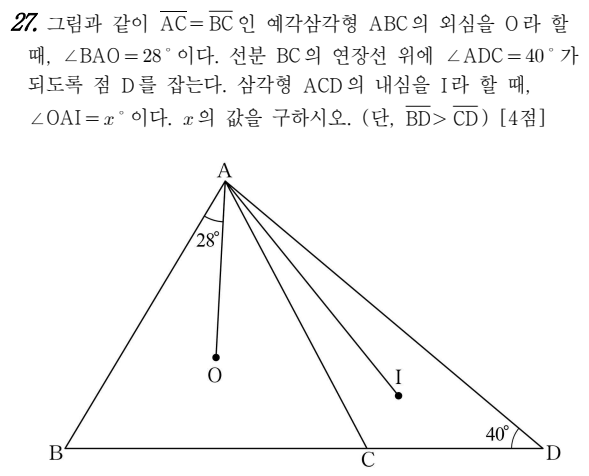
#> input picture img/go1m/000_27.png, 589 x 476 px
$ python -i build_sol.py   (imports and definitions only)
#> lines starting #> are read from the running program, lines starting #| are printed output that depends on the picture; after the words box and inside, x2 and y2 are one past the last pixel; in counts of white or black regions, pixels touching at a corner belong together
#> further down, picture is the input picture: PIL image 589x476 L; min 0, max 255, mean 247.2
# -*- coding: utf-8 -*-
"""해설지를 문항별로 잘라 그림으로 만든다.

해설은 여러 단(段)으로 짜여 있고, 각 문항은 «12. [출제의도] …» 로 시작한다.
   ① 빈 세로 띠를 찾아 단을 나눈다
   ② 단 안에서 «번호. [출제의도]» 줄을 찾는다
   ③ 그 줄부터 다음 줄(또는 단 끝)까지를 잘라 낸다
쪽을 넘어 이어지는 문항은 조각을 세로로 이어 붙인다.
"""
import sys, os, re, json, glob, collections
sys.path.insert(0, os.path.dirname(os.path.abspath(__file__)))
import pypdfium2 as pdfium
from PIL import Image
import layout

HERE = os.path.dirname(os.path.abspath(__file__))
APP = os.path.dirname(HERE)
DB = os.path.abspath(os.path.join(APP, '..', '데이터베이스'))   # 해설은 DB\해설 (2026-11-14 정리)
OUT = os.path.join(APP, 'img', '해설')

ANCHOR = re.compile(r'^\s*(\d{1,2})\s*\.\s*\[\s*출제의도\s*\]')
# 선택과목이 바뀌는 자리 표시. 「[확률과 통계]」처럼 괄호를 치기도 하지만,
# 「확률과 통계 정답」·「미적분 해설」처럼 괄호 없이 쓴 해설지가 더 많았다.
# 괄호만 보다가 2022·2023·2025년 7월 고3에서 세 과목 해설이 한 그림에 들어갔다.
SECT = re.compile(r'\[\s*(확률과\s*통계|미적분|기하)\s*\]'
                  r'|(확률과\s*통계|미적분|기하)\s*(?:정답|해설)')
SCALE = 2.4          # 그림 해상도
PAD = 4.0            # 잘라낼 때 둘레 여백(pt)

HOW_MANY = int(os.environ.get('SOL_N', '20'))    # 이번에 만들 회차 수 (최근 것부터)


# [75 lines left out: function pick_jobs, not called in this run]


JOBS = None          # main() 에서 채운다


# [40 lines left out: functions rule_cols, find_cols, not called in this run]


# 쪽 맨 위의 판형 글씨 — 「2026학년도 9월 / 전국연합학력평가 / 정답 및 해설 / 고1」.
# 해설이 쪽을 넘어 이어질 때 이것이 통째로 딸려 들어가, 풀이 한가운데에
# 「정답 및 해설」이 큼직하게 박혔다 (2026년 9월 고1 7번이 그랬다).
#
# 자리만 보고 자르면 위험하다. 어떤 해설지는 머리말과 본문이 한 줄에 섞여
# 「수학 영역에서 점 A의 좌표를 …」처럼 나오는데, 이런 줄을 버리면 풀이가 사라진다.
# 그래서 «쪽 위쪽 + 짧은 줄 + 판형 낱말» 세 가지가 모두 맞을 때만 버린다.
CHROME = re.compile(r'정답|해설|전국연합|학력평가|학년도|영역|^고\s*[123]$|고[123]$')


# [117 lines left out: functions chrome_floor, strip_chrome, col_of, agree_cuts, page_pieces, crop, not called in this run]


def trim_side(im, pad=10):
    """좌우에 남은 흰 여백을 걷어낸다.

    단을 못 나눈 해설지는 글이 쪽의 절반에만 있는데도 쪽 너비만큼 잘려,
    그림이 가로로 길어 카드 안에서 글씨가 깨알만 해졌다.
    세로는 건드리지 않는다 — 문항이 이어질 때 이어 붙여야 하기 때문이다."""
#> called with pad = 10
    import numpy as np
    a = np.array(im.convert('L')) < 170
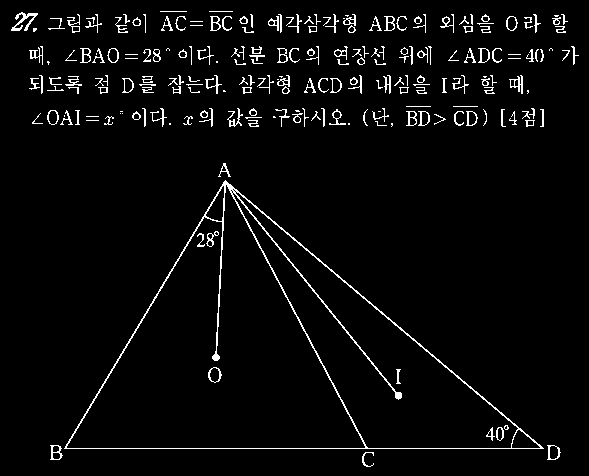
#> a: shape (476, 589) bool; 3.8% white in thin lines or dots
    xs = np.where(a.any(0))[0]
#> xs = 560 values from 11 to 578
    if not len(xs):
        return im
    x0 = max(0, int(xs[0]) - pad)
#> x0 = 1
    x1 = min(im.width, int(xs[-1]) + 1 + pad)
#> x1 = 589
    if x1 - x0 < 20 or x1 - x0 > im.width - 8:
        return im
    return im.crop((x0, 0, x1, im.height))


# [122 lines left out: functions stack, run_job, main, not called in this run]


# [2 lines not run here, left out]

>>> from PIL import Image
>>> picture = Image.open('../img/go1m/000_27.png')
>>> result = trim_side(picture)

$ run again, on img/go1x/000_05.png
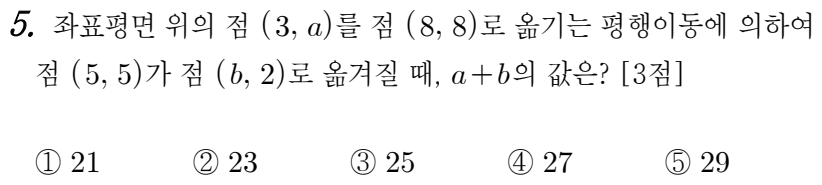
#> input picture img/go1x/000_05.png, 822 x 185 px
#> picture is the input picture: PIL image 822x185 L; min 0, max 255, mean 243.6
#> in trim_side, `a = np.array(im.convert('L')) < 170`:
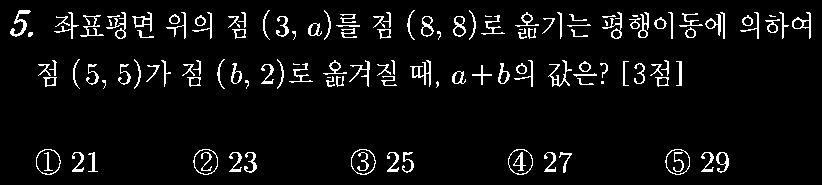
#> a: shape (185, 822) bool; 5.6% white in thin lines or dots, all inside (x1, y1, x2, y2) = (10, 10, 811, 175)
#> xs = 739 values from 10 to 810
#> x0 = 0
#> x1 = 821

$ run again, on img/go1x/000_25.png
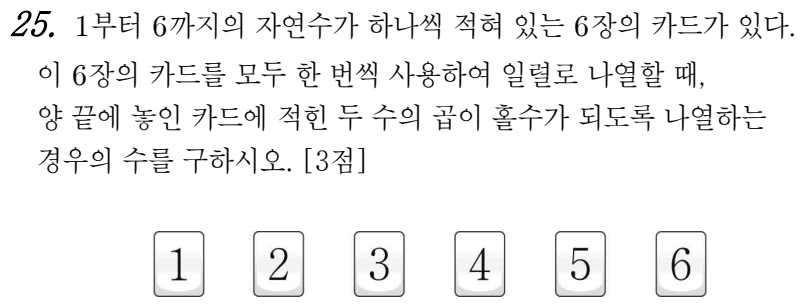
#> input picture img/go1x/000_25.png, 804 x 304 px
#> picture is the input picture: PIL image 804x304 L; min 0, max 255, mean 242.2
#> in trim_side, `a = np.array(im.convert('L')) < 170`:
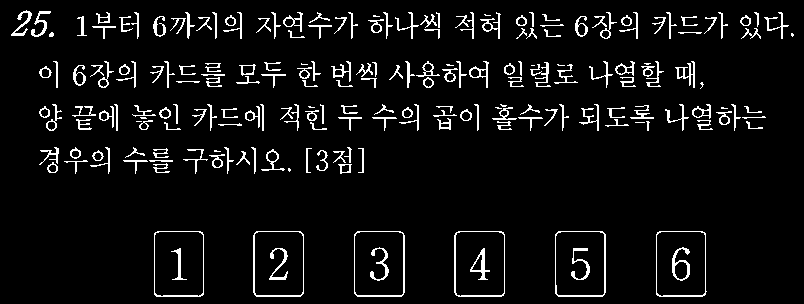
#> a: shape (304, 804) bool; 6% white in thin lines or dots
#> xs = 779 values from 11 to 793
#> x0 = 1
#> x1 = 804

$ run again, on img/go2m/000_16.png
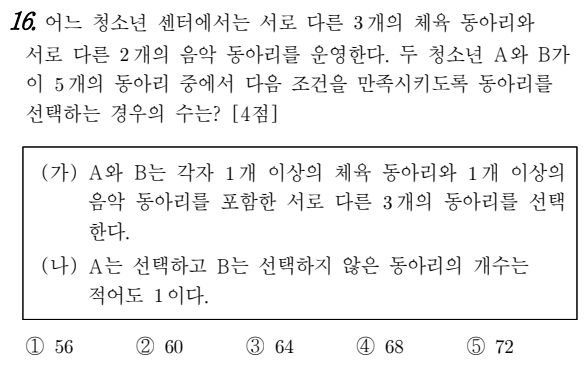
#> input picture img/go2m/000_16.png, 588 x 365 px
#> picture is the input picture: PIL image 588x365 L; min 0, max 255, mean 241.4
#> in trim_side, `a = np.array(im.convert('L')) < 170`:
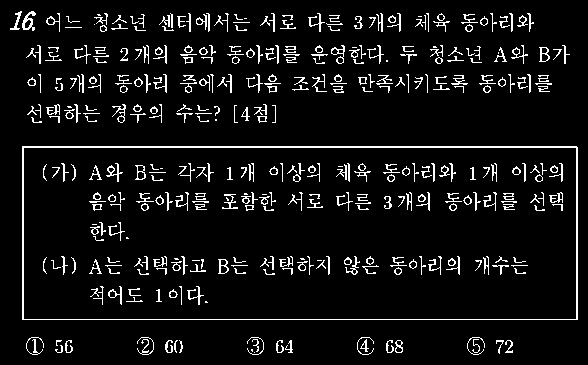
#> a: shape (365, 588) bool; 7% white in thin lines or dots
#> xs = 568 values from 10 to 577
#> x0 = 0
#> x1 = 588
